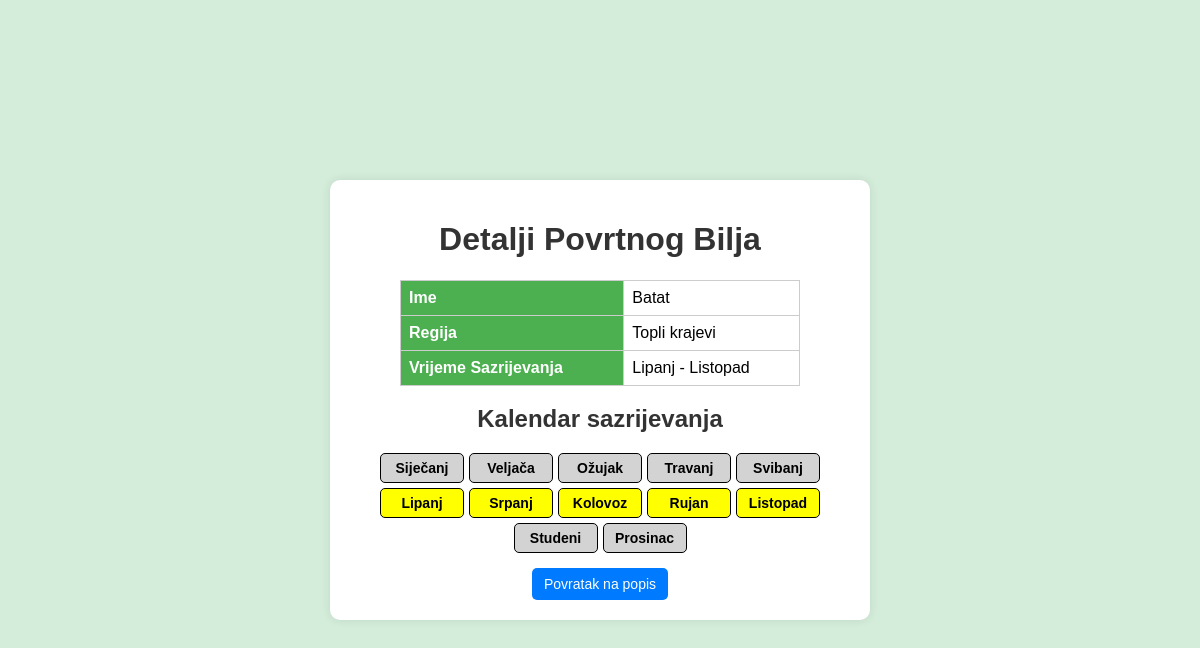
The page /povrtnabiljke/54/ on the database its author committed.
### PZWapp/models.py (models this page shows, shortened)
class PovrtnaBiljka(models.Model):
    user = models.ForeignKey(
        settings.AUTH_USER_MODEL,
        on_delete=models.CASCADE,
        related_name='povrtne_biljke',
        default=get_default_user()
    )
    ime_p = models.CharField(max_length=30)
    regijaBiljke_p = models.CharField(max_length=100)
    vrijemeSazrijevanja_p = models.CharField(max_length=50)

### PZWapp/views.py (the view)
# urls.py: path('povrtnabiljke/<int:pk>/', PovrtnaBiljkaDetailView.as_view(), name='povrtnabiljka_detail'),
class PovrtnaBiljkaDetailView(DetailView):
    model = PovrtnaBiljka
    template_name = 'main/povrtna_biljka_detail.html'
    def get_context_data(self, **kwargs):
        context = super().get_context_data(**kwargs)
        context.update(self.get_sazrijevanje_context(self.object.vrijemeSazrijevanja_p))
        return context
    def get_sazrijevanje_context(self, vrijeme_sazrijevanja):
        months = ["Siječanj", "Veljača", "Ožujak", "Travanj", "Svibanj", "Lipanj",
                "Srpanj", "Kolovoz", "Rujan", "Listopad", "Studeni", "Prosinac"]
        highlighted_months = []
        if vrijeme_sazrijevanja:
            try:
                start_month, end_month = [m.strip() for m in vrijeme_sazrijevanja.split("-")]
                start_index = months.index(start_month)
                end_index = months.index(end_month)
                highlighted_months = [months[i] for i in range(start_index, end_index + 1)]
            except ValueError:
                print("Greška kod prepoznavanja mjeseci:", vrijeme_sazrijevanja)
        return {'months': months, 'highlighted_months': highlighted_months}

### PZWapp/templates/main/povrtna_biljka_detail.html (shortened to what this page needs)
<!DOCTYPE html>
<html>
<head>
    {% load static %}
    <link rel="stylesheet" type="text/css" href="{% static 'css/detalji.css' %}">
</head>
<body>
    <div class="container">
        <h1>Detalji Povrtnog Bilja</h1>
        <table>
            <tr>
                <th>Ime</th>
                <td>{{ object.ime_p }}</td>
            </tr>
            <tr>
                <th>Regija</th>
                <td>{{ object.regijaBiljke_p }}</td>
            </tr>
            <tr>
                <th>Vrijeme Sazrijevanja</th>
                <td>{{ object.vrijemeSazrijevanja_p }}</td>
            </tr>
        </table>
        <h2>Kalendar sazrijevanja</h2>
        <div class="calendar">
            {% for month in months %}
                <div class="month {% if month in highlighted_months %}highlight{% endif %}">
                    {{ month }}
                </div>
            {% endfor %}
        </div>
        <a href="{% url 'PZWapp:povrtnabiljka_list' %}" class="back-button">Povratak na popis</a>
    </div>
</body>
</html>

### PZWapp/static/css/detalji.css (style rules this page uses)
body { font-family: Arial, sans-serif; background-color: #d4edda; display: flex; justify-content: center; align-items: center; height: 100vh; margin: 0; }
.container { background-color: white; padding: 20px; border-radius: 10px; box-shadow: 0 0 10px rgba(0, 0, 0, 0.1); text-align: center; max-width: 500px; width: 100%; }
h1, h2 { color: #333; }
table { width: 100%; max-width: 400px; margin: 0 auto; border-collapse: collapse; margin-bottom: 15px; }
th, td { padding: 8px; border: 1px solid #ccc; text-align: left; }
th { background-color: #4CAF50; color: white; }
.calendar { display: flex; flex-wrap: wrap; justify-content: center; gap: 5px; margin-bottom: 15px; }
.month { width: 70px; padding: 6px; text-align: center; border: 1px solid black; border-radius: 5px; background-color: lightgray; font-weight: bold; font-size: 14px; }
.highlight { background-color: yellow !important; }
.back-button { display: inline-block; padding: 8px 12px; background-color: #007BFF; color: white; text-decoration: none; border-radius: 5px; font-size: 14px; }

### rows shown on the page
PovrtnaBiljka: ime_p "Batat", regijaBiljke_p "Topli krajevi", vrijemeSazrijevanja_p "Lipanj - Listopad"

### other values the page prints
{{ month }} "Siječanj" "Veljača" "Ožujak" "Travanj" "Svibanj" "Lipanj" "Srpanj" "Kolovoz" "Rujan" "Listopad" "Studeni" "Prosinac"
